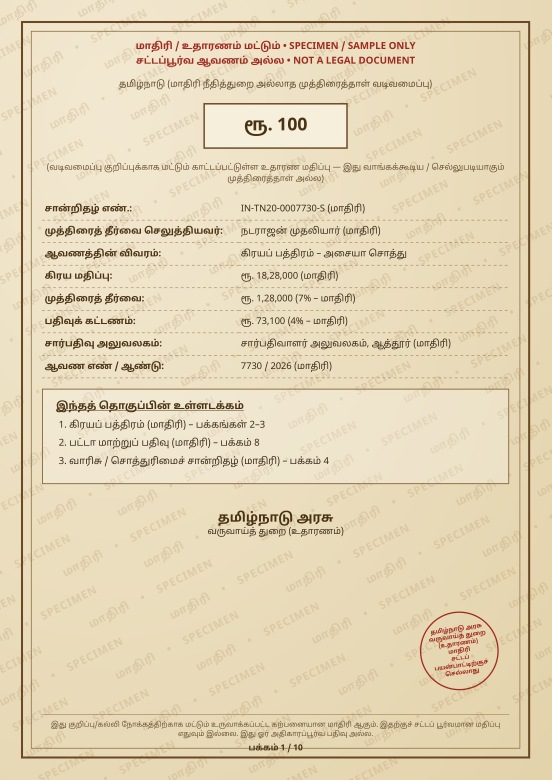
#> input picture data/enhanced/077abcac-44cd-4d8f-a441-25710f56edb3_page1_inpainted_enhanced.jpg, 1654 x 2339 px (shown at 1/3 size)
$ python -i table_extractor.py   (imports and definitions only)
#> lines starting #> are read from the running program, lines starting #| are printed output that depends on the picture; after the words box and inside, x2 and y2 are one past the last pixel; in counts of white or black regions, pixels touching at a corner belong together
"""
Terra_vault — Table & Nested Grid Extractor
Parses gridlines, tabular cell structures, and column mappings for Khasra, Khatauni, and 7-12 extracts.
"""
from dataclasses import dataclass, asdict
from typing import List, Dict, Tuple, Optional
import cv2
import numpy as np


@dataclass
class TableCell:
    row_idx: int
    col_idx: int
    col_header: str             # "khasra_no" | "khata_no" | "owner_name" | "area" | "tax_lagan" | "remarks"
    text: str
    bbox: List[int]             # [x, y, width, height]

    def to_dict(self) -> dict:
        return asdict(self)


@dataclass
class TableStructure:
    num_rows: int
    num_cols: int
    headers: List[str]
    cells: List[Dict]

    def to_dict(self) -> dict:
        return asdict(self)


class TableExtractor:
    """Extracts table cell grids from land record document scans."""

    def extract_table(self, img_path_or_array, ocr_words: List[Dict] = None) -> TableStructure:
        if isinstance(img_path_or_array, str):
            img = cv2.imread(img_path_or_array)
#> img is the input picture: shape (2339, 1654, 3); mean B, G, R 182.1, 212.8, 227.2
        else:
            img = img_path_or_array

        if img is None:
            return self._default_table_structure()

        h, w = img.shape[:2]
#> h = 2339; w = 1654
        gray = cv2.cvtColor(img, cv2.COLOR_BGR2GRAY) if len(img.shape) == 3 else img
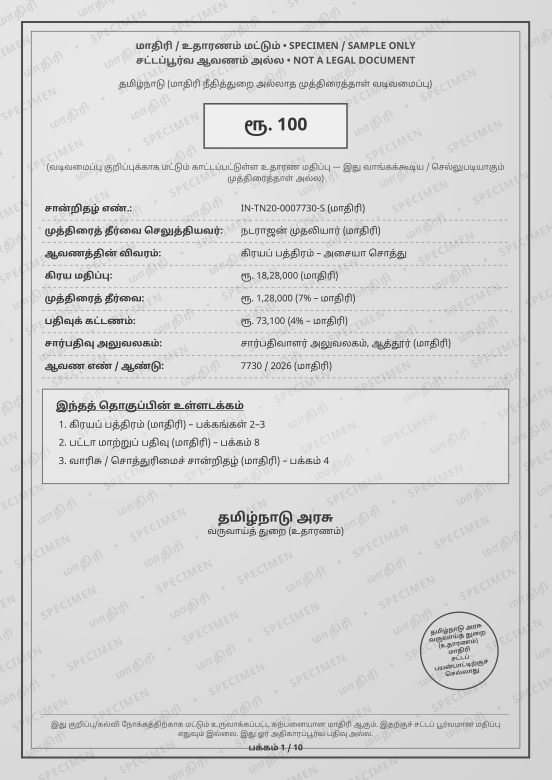
#> gray: shape (2339, 1654) (shown at 1/3 size); min 37, max 246, mean 213.6

        # Estimate DPI to compute adaptive morphological kernels (96dpi -> w/20, 300dpi -> w/35)
        est_dpi = max(96, min(h, w) // 8)
#> est_dpi = 206
        divisor = 35 if est_dpi >= 250 else (25 if est_dpi >= 150 else 20)
#> divisor = 25

        # Adaptive thresholding for line detection
        binary = cv2.adaptiveThreshold(~gray, 255, cv2.ADAPTIVE_THRESH_MEAN_C, cv2.THRESH_BINARY, 15, -2)
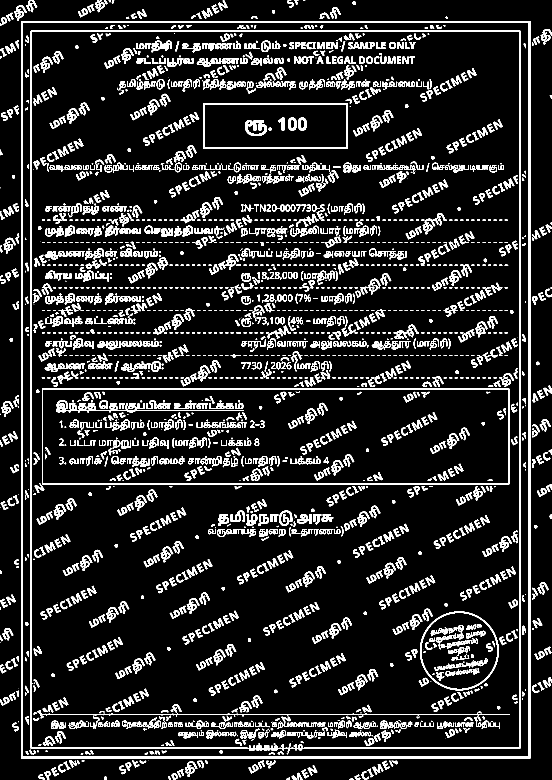
#> binary: shape (2339, 1654) (shown at 1/3 size); 11.6% white; 2625 white regions (504 under 20 px), largest, box (x1, y1, x2, y2) and area: (63, 63, 1591, 2276) 48452, (92, 92, 1561, 2257) 22534, (126, 1166, 1528, 1453) 11732

        # Detect horizontal gridlines — DPI adaptive kernel
        horiz_kernel = cv2.getStructuringElement(cv2.MORPH_RECT, (int(w / divisor), 1))
        horiz_lines = cv2.morphologyEx(binary, cv2.MORPH_OPEN, horiz_kernel)
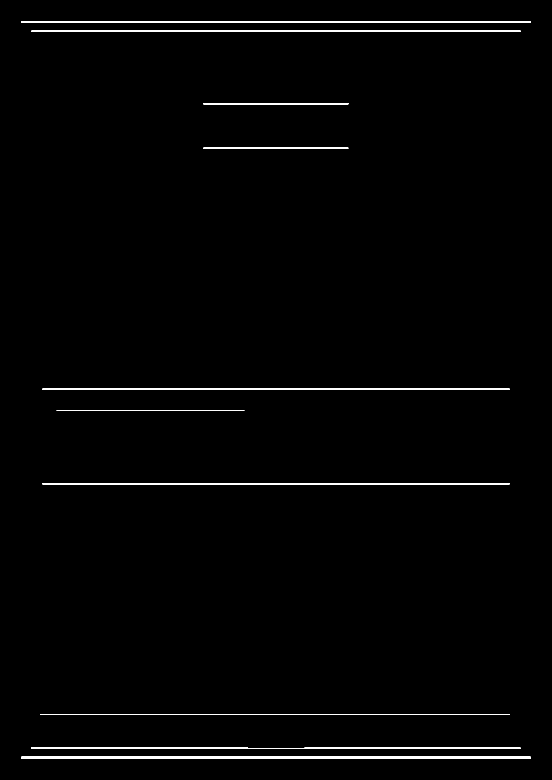
#> horiz_lines: shape (2339, 1654) (shown at 1/3 size); 1.2% white; 10 white regions, largest, box (x1, y1, x2, y2) and area: (64, 2269, 1592, 2276) 10675, (64, 63, 1592, 69) 9168, (127, 1449, 1529, 1453) 5608

        # Detect vertical gridlines — DPI adaptive kernel
        vert_kernel = cv2.getStructuringElement(cv2.MORPH_RECT, (1, int(h / divisor)))
#> vert_kernel = 93 values from 1 to 1
        vert_lines = cv2.morphologyEx(binary, cv2.MORPH_OPEN, vert_kernel)
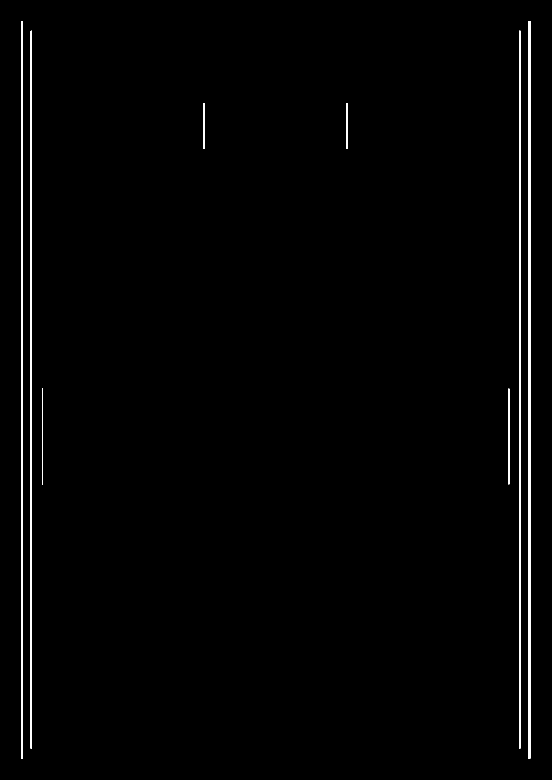
#> vert_lines: shape (2339, 1654) (shown at 1/3 size); 1.2% white; 8 white regions, largest, box (x1, y1, x2, y2) and area: (1584, 63, 1591, 2276) 15473, (63, 63, 69, 2276) 13278, (1558, 92, 1561, 2246) 6462

        # Combine gridlines
        table_grid = cv2.add(horiz_lines, vert_lines)
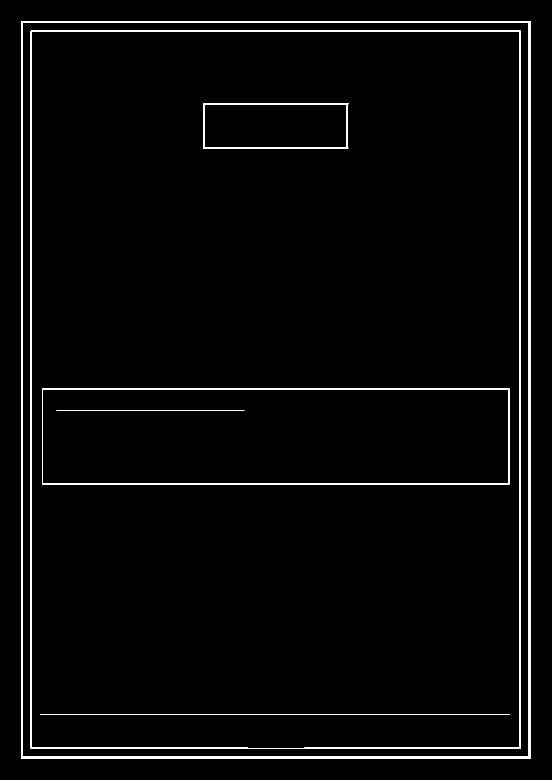
#> table_grid: shape (2339, 1654) (shown at 1/3 size); 2.4% white; 6 white regions

        # Find grid contours
        contours, _ = cv2.findContours(table_grid, cv2.RETR_TREE, cv2.CHAIN_APPROX_SIMPLE)
#> contours = 10 contours; largest, box (x1, y1, x2, y2) and area: (63, 63, 1592, 2276) 3377735, (68, 68, 1586, 2271) 3336730, (92, 92, 1562, 2246) 3160544, (94, 94, 1559, 2245) 3146303, (126, 1166, 1529, 1453) 400692

        headers = ["Khasra No", "Khata No", "Owner Name / Lessee", "Area (Bigha/Acre)", "Tax / Lagan", "Remarks"]
        cells: List[TableCell] = []

        if len(contours) > 4:
            # Sort cell contours top-to-bottom, left-to-right
            boxes = [cv2.boundingRect(c) for c in contours if cv2.contourArea(c) > 300]
#> boxes = [(63, 63, 1529, 2213), (68, 68, 1518, 2203), (92, 92, 1470, 2154), (94, 94, 1465, 2151), (121, 2142, 1408, 3), (126, 1166, 1403, 287), (128, 1168, 1398, 282), (169, 1230, 564, 2), (610, 309, 435, 138), (614, 313, 426, 130)]
            boxes = sorted(boxes, key=lambda b: (b[1] // 30, b[0]))
#> boxes = [(63, 63, 1529, 2213), (68, 68, 1518, 2203), (92, 92, 1470, 2154), (94, 94, 1465, 2151), (610, 309, 435, 138), (614, 313, 426, 130), (126, 1166, 1403, 287), (128, 1168, 1398, 282), (169, 1230, 564, 2), (121, 2142, 1408, 3)]

            row_map = {}
            for bx in boxes:
                r_idx = bx[1] // 40
                if r_idx not in row_map:
                    row_map[r_idx] = []
                row_map[r_idx].append(bx)
#> this loop made 10 passes
#> (bx, r_idx) on passes 1 to 10: ((63, 63, 1529, 2213), 1), ((68, 68, 1518, 2203), 1), ((92, 92, 1470, 2154), 2), ((94, 94, 1465, 2151), 2), ((610, 309, 435, 138), 7), ((614, 313, 426, 130), 7), ((126, 1166, 1403, 287), 29), ((128, 1168, 1398, 282), 29), ((169, 1230, 564, 2), 30), ((121, 2142, 1408, 3), 53)
#> after the loop, row_map = {1: [(63, 63, 1529, 2213), (68, 68, 1518, 2203)], 2: [(92, 92, 1470, 2154), (94, 94, 1465, 2151)], 7: [(610, 309, 435, 138), (614, 313, 426, 130)], 29: [(126, 1166, 1403, 287), (128, 1168, 1398, 282)], 30: [(169, 1230, 564, 2)], 53: [(121, 2142, 1408, 3)]}

            r_counter = 0
            for r_key in sorted(row_map.keys()):
                c_list = sorted(row_map[r_key], key=lambda b: b[0])
                for c_counter, bx in enumerate(c_list[:6]):
                    col_name = headers[min(c_counter, len(headers) - 1)].lower().replace(" ", "_")
                    cells.append(TableCell(
                        row_idx=r_counter,
                        col_idx=c_counter,
                        col_header=col_name,
                        text=f"Cell_{r_counter}_{c_counter}",
                        bbox=[bx[0], bx[1], bx[2], bx[3]]
                    ))
                r_counter += 1
#> this loop made 6 passes
#> (r_key, c_list) on passes 3 to 6: (7, [(610, 309, 435, 138), (614, 313, 426, 130)]), (29, [(126, 1166, 1403, 287), (128, 1168, 1398, 282)]), (30, [(169, 1230, 564, 2)]), (53, [(121, 2142, 1408, 3)])
#> c_list on passes 1 to 2: [(63, 63, 1529, 2213), (68, 68, 1518, 2203)], [(92, 92, 1470, 2154), (94, 94, 1465, 2151)]
#> after the loop, cells = 10 items; r_counter = 6

        if len(cells) == 0:
            return self._default_table_structure()

        return TableStructure(
            num_rows=max(c.row_idx for c in cells) + 1 if cells else 1,
            num_cols=min(6, max(c.col_idx for c in cells) + 1) if cells else 6,
            headers=headers,
            cells=[c.to_dict() for c in cells]
        )

    def _default_table_structure(self) -> TableStructure:
        headers = ["Khasra No", "Khata No", "Owner Name / Lessee", "Area", "Land Type", "Mutation Status"]
        demo_cells = [
            TableCell(row_idx=0, col_idx=0, col_header="khasra_no", text="104/A", bbox=[40, 100, 80, 30]),
            TableCell(row_idx=0, col_idx=1, col_header="khata_no", text="52/B", bbox=[130, 100, 80, 30]),
            TableCell(row_idx=0, col_idx=2, col_header="owner_name", text="Ram Kumar", bbox=[220, 100, 150, 30]),
            TableCell(row_idx=0, col_idx=3, col_header="area", text="2.5 Acre", bbox=[380, 100, 90, 30]),
            TableCell(row_idx=0, col_idx=4, col_header="land_type", text="Agricultural", bbox=[480, 100, 100, 30]),
            TableCell(row_idx=0, col_idx=5, col_header="mutation_status", text="Verified", bbox=[590, 100, 90, 30]),
        ]
        return TableStructure(
            num_rows=1,
            num_cols=6,
            headers=headers,
            cells=[c.to_dict() for c in demo_cells]
        )

>>> result = TableExtractor().extract_table('../../data/enhanced/077abcac-44cd-4d8f-a441-25710f56edb3_page1_inpainted_enhanced.jpg')
